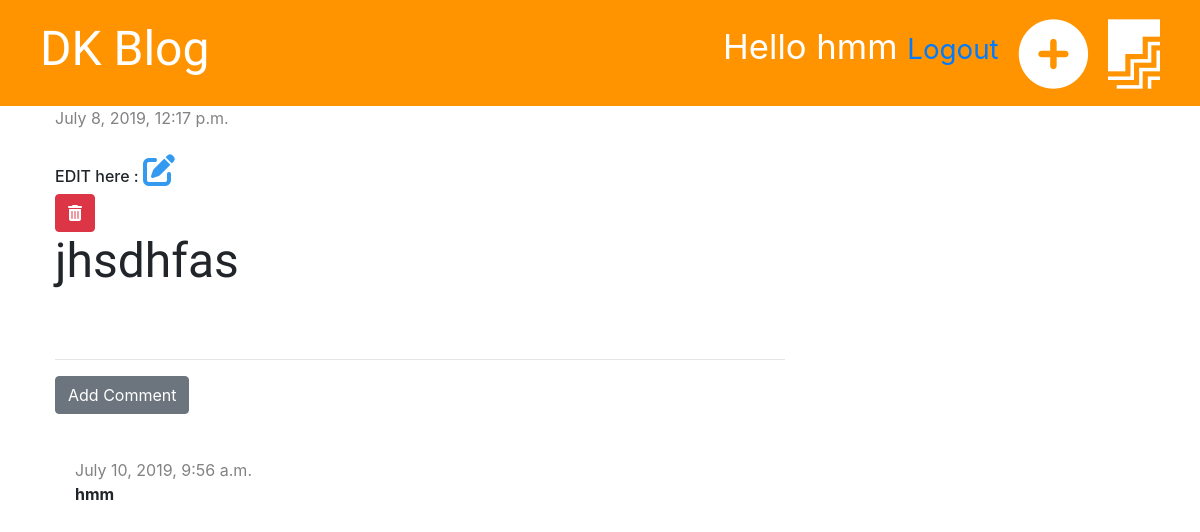
The page /post/8/ (signed in) on the database its author committed.
### blog/models.py (models this page shows, shortened)
class Post(models.Model):
    author = models.ForeignKey('auth.User' , on_delete=models.CASCADE)
    title = models.CharField(max_length=200)
    text = models.TextField()
    created_date = models.DateTimeField(default=timezone.now)
    published_date = models.DateTimeField(blank=True, null=True)

class Comment(models.Model):
    post = models.ForeignKey('blog.Post', on_delete=models.CASCADE, related_name='comments')
    author = models.CharField(max_length=200)
    text = models.TextField()
    created_date = models.DateTimeField(default=timezone.now)
    approved = models.BooleanField(default=False)

### blog/views.py (the view)
# urls.py: path('post/<int:pk>/', views.post_detail, name='post_detail'),
def post_detail(request,pk):
    post = get_object_or_404(Post,pk=pk)
    stuff_for_frontend = {'post':post}
    return render(request, 'blog/post_detail.html', stuff_for_frontend)

### blog/templatetags/markdownify.py (called while the page is built)
@register.filter
def markdown(value):
    renderer = HighlightRenderer()
    markdown = mistune.Markdown(renderer=renderer)
    return markdown(value)

### blog/templates/blog/post_detail.html (shortened to what this page needs)
{% extends 'blog/base.html'%}
{% load markdownify %}
{% block content%}
    <div class="post">
        {% if post.published_date  %}
                <div class="date">
                    {{post.published_date}}
                </div>
        {% endif %}
        <br>
        {% if post.published_date and user.is_authenticated %}
            <h6>EDIT here :  <a href="{% url 'post_edit' pk=post.pk %}"><i class="fas fa-edit fa-2x fa-spin" style="color: #339af0;"></i></a></h6>
            <a href="{% url 'post_delete' pk=post.pk %}" class="btn btn-danger" onclick="return confirm('Are you sure you want to delete this post?')"><i class="fas fa-trash-alt"></i></a>
        {% endif %}
        <h1>{{post.title}}</h1>
    </div>
    <hr>
    <a href="{% url 'add_comment_to_post' pk=post.pk %}" class="btn btn-secondary">Add Comment</a>
    <br>
    <br>
    {% for comment in post.comments.all %}
        {% if user.is_authenticated or comment.approved %}
            <div class="comment">
                <div class="date">
                    {{ comment.created_date }}
                </div>
                <strong>{{comment.author}}</strong>
            </div>
        {% endif %}
    {% empty %}
        <p>NO comments yet.....</p>
    {% endfor %}
{% endblock %}

### blog/templates/blog/base.html (shortened to what this page needs)
{% load staticfiles %}
<!DOCTYPE html>
<html lang="en">
<head>
    <link href="https://stackpath.bootstrapcdn.com/bootstrap/4.3.1/css/bootstrap.min.css" rel="stylesheet">
    <link rel="stylesheet" href="{% static 'css/blog.css'%}">
    <link rel="stylesheet" href="{%static 'css/zenburn.css'%}">
</head>
<body>
<div class="page-header">
    {% if user.is_authenticated %}
        <a href="{% url 'post_draft_list' %}" class="top-menu"><i class="fab fa-firstdraft fa-2x" ></i></a>
        <a href="{% url 'post_new' %}" class="top-menu"><i class="fas fa-plus-circle fa-2x" style="color: white;"></i></a>
        <p class="top-menu">Hello {{user.username}} <small><a href="{% url 'logout' %}">Logout</a></small></p>
    {% else %}
        <a href="{% url 'login' %}" class="top-menu"><i class="fab fa-invision fa-2x"></i></a>
    {% endif %}
    <h1><a href="/">DK Blog</a></h1>
</div>
<div class="content container">
    <div class="row">
        <div class="col-md-8">
            {% block content %}
            {% endblock %}
        </div>
    </div>
</div>
</body>
</html>

### blog/static/css/blog.css (style rules this page uses)
.page-header { background-color: #ff9400; margin-top: 0; padding: 20px 20px 20px 40px; }
.page-header h1 a { color: white; font-size:36pt; text-decoration:none; }
h1,h2,h3,h4 { font-family: 'Tangerine', 'Inconsolata', 'Droid Sans', serif; font-size:48px; }
.content { margin-left:40px; }
.date { color: #828282; }
.post { margin-bottom: 70px; }
.top-menu { color: #ffffff; float: right; font-size: 26pt; margin-right: 20px; }
.comment { margin: 20px 0px 20px 20px; }

### rows shown on the page
Post: published_date "July 8, 2019, 12:17 p.m.", title "jhsdhfas"
Comment: created_date "July 10, 2019, 9:56 a.m.", author "hmm"

### other values the page prints
{{ user.username }} "hmm"
